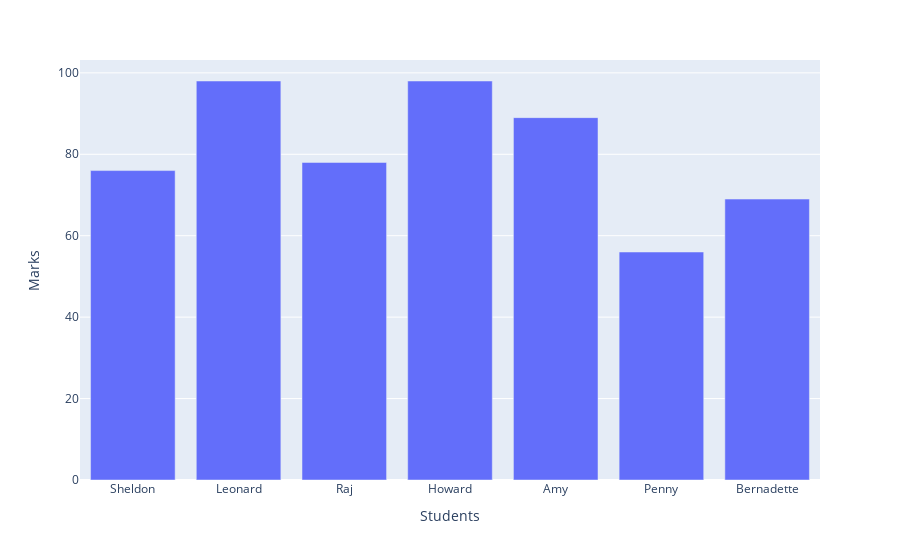

The code cell stored with this chart in its notebook:
### Markdown cell above
marks = [76,98,78,98,89,56,69,76]
        students = ['Sheldon','Leonard','Raj','Howard','Amy','Penny','Bernadette']

### Code cell
import plotly.express as px
mm={
     'Marks': [76,98,78,98,89,56,69],
     'Students':['Sheldon','Leonard','Raj','Howard','Amy','Penny','Bernadette']
}
df_m=pd.DataFrame(mm)
fig=px.bar(df_m,x='Students',y='Marks')
fig.show()

### Figure 1 — Plotly figure (JSON) as saved in the notebook; plotly's stock layout.template omitted (floating-point values rounded to 4 significant figures)
{"data": [{"alignmentgroup": "True", "hovertemplate": "Students=%{x}<br>Marks=%{y}<extra></extra>", "legendgroup": "", "marker": {"color": "#636efa", "pattern": {"shape": ""}}, "name": "", "offsetgroup": "", "orientation": "v", "showlegend": false, "textposition": "auto", "type": "bar", "x": ["Sheldon", "Leonard", "Raj", "Howard", "Amy", "Penny", "Bernadette"], "xaxis": "x", "y": [76, 98, 78, 98, 89, 56, 69], "yaxis": "y"}], "layout": {"barmode": "relative", "legend": {"tracegroupgap": 0}, "margin": {"t": 60}, "xaxis": {"anchor": "y", "domain": [0, 1], "title": {"text": "Students"}}, "yaxis": {"anchor": "x", "domain": [0, 1], "title": {"text": "Marks"}}}}
